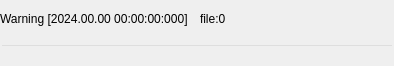
<?xml version="1.0" encoding="UTF-8"?>
<ui version="4.0">
 <class>DebugMessadge</class>
 <widget class="QWidget" name="DebugMessadge">
  <property name="geometry">
   <rect>
    <x>0</x>
    <y>0</y>
    <width>394</width>
    <height>66</height>
   </rect>
  </property>
  <property name="windowTitle">
   <string>Form</string>
  </property>
  <property name="styleSheet">
   <string notr="true"/>
  </property>
  <layout class="QGridLayout" name="gridLayout_2">
   <property name="leftMargin">
    <number>0</number>
   </property>
   <property name="topMargin">
    <number>0</number>
   </property>
   <property name="rightMargin">
    <number>0</number>
   </property>
   <property name="bottomMargin">
    <number>0</number>
   </property>
   <item row="0" column="0">
    <widget class="QWidget" name="widget" native="true">
     <layout class="QGridLayout" name="gridLayout">
      <property name="leftMargin">
       <number>0</number>
      </property>
      <property name="topMargin">
       <number>0</number>
      </property>
      <property name="rightMargin">
       <number>0</number>
      </property>
      <property name="bottomMargin">
       <number>0</number>
      </property>
      <item row="0" column="0">
       <widget class="QLabel" name="label_header">
        <property name="text">
         <string>Warning [2024.00.00 00:00:00:000]</string>
        </property>
       </widget>
      </item>
      <item row="0" column="1">
       <widget class="QLabel" name="label_file">
        <property name="text">
         <string>file:0</string>
        </property>
       </widget>
      </item>
      <item row="1" column="0" colspan="2">
       <widget class="QLineEdit" name="lineEdit_msg">
        <property name="focusPolicy">
         <enum>Qt::NoFocus</enum>
        </property>
        <property name="styleSheet">
         <string notr="true">QLineEdit{background:  rgba(255, 255, 255, 0);}
</string>
        </property>
        <property name="readOnly">
         <bool>true</bool>
        </property>
       </widget>
      </item>
     </layout>
    </widget>
   </item>
  </layout>
 </widget>
 <resources/>
 <connections/>
</ui>
